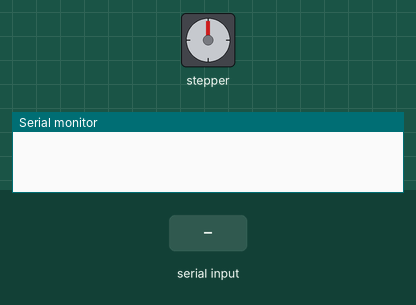
Recording of a sketch running on a simulated Arduino Uno, built with avr-gcc and run on an emulated ATmega328P. Shown: stepper motor, the last lines printed to the serial monitor. Inputs (shaded band) come from the test bench. Stepper angles assume 90 steps per turn.

Above: at 1.2 s.
1.3 s: "1" received over the second serial link
At 1.45 s:
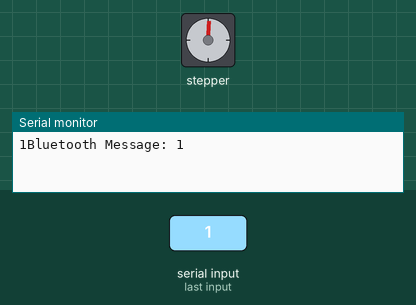
At 2.08 s:
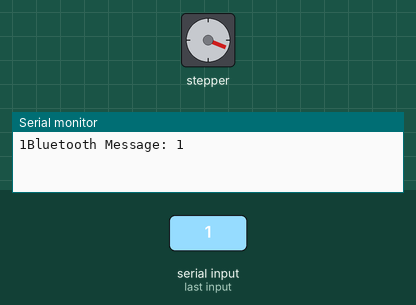
4.3 s: "1" received over the second serial link
At 4.59 s:
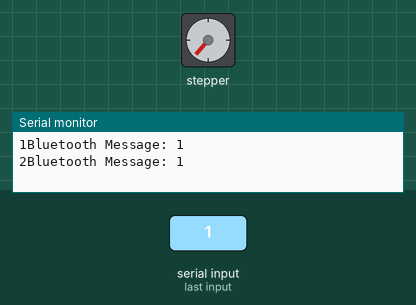
7.3 s: "2" received over the second serial link
Timing chart, 0 to 19.3 s (numbered marks = the images above; inputs shaded):
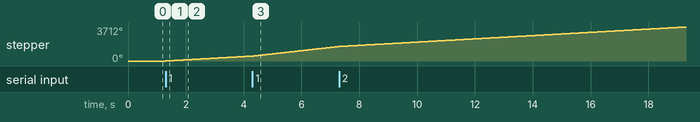

The sketch:

projeto_final.ino
```cpp
#include <SoftwareSerial.h>
#include <Stepper.h>

#define BTH_TX 13
#define BTH_RX 12
#define PIN1_STEPPER 8
#define PIN2_STEPPER 9
#define PIN3_STEPPER 10
#define PIN4_STEPPER 11
#define STEP 1
#define TURNSTEP 90
#define RPM 30

Stepper stepper(TURNSTEP, PIN1_STEPPER, PIN2_STEPPER, PIN3_STEPPER, PIN4_STEPPER);

SoftwareSerial bth_serial(BTH_RX, BTH_TX);
String bth_message = "";
int rotate = 0;

void setup() {
  Serial.begin(9600);
  bth_serial.begin(9600);
  stepper.setSpeed(RPM);
}

void loop() {
  if(bth_serial.available()) {
    while (bth_serial.available())
      bth_message += (char)bth_serial.read();

    switch (bth_message[0]) {
      case '1':
        rotate++;
        break;
      case '2':
        rotate--;
        break;
      case '3':
      default:
        rotate = 0;
        break;
    }
    Serial.print(rotate);
    Serial.print("Bluetooth Message: ");
    Serial.println(bth_message);
    bth_message = "";
  }

  int signal = 1;
  if (rotate < 0)
    signal = -1;
  stepper.setSpeed(signal * rotate * RPM);
  if (rotate != 0 )
    stepper.step(signal * STEP); //blocking fuction
}
```

Measured:
- after the input at 1.3 s, stepper: keeps turning clockwise at about 179°/s, starting at once
